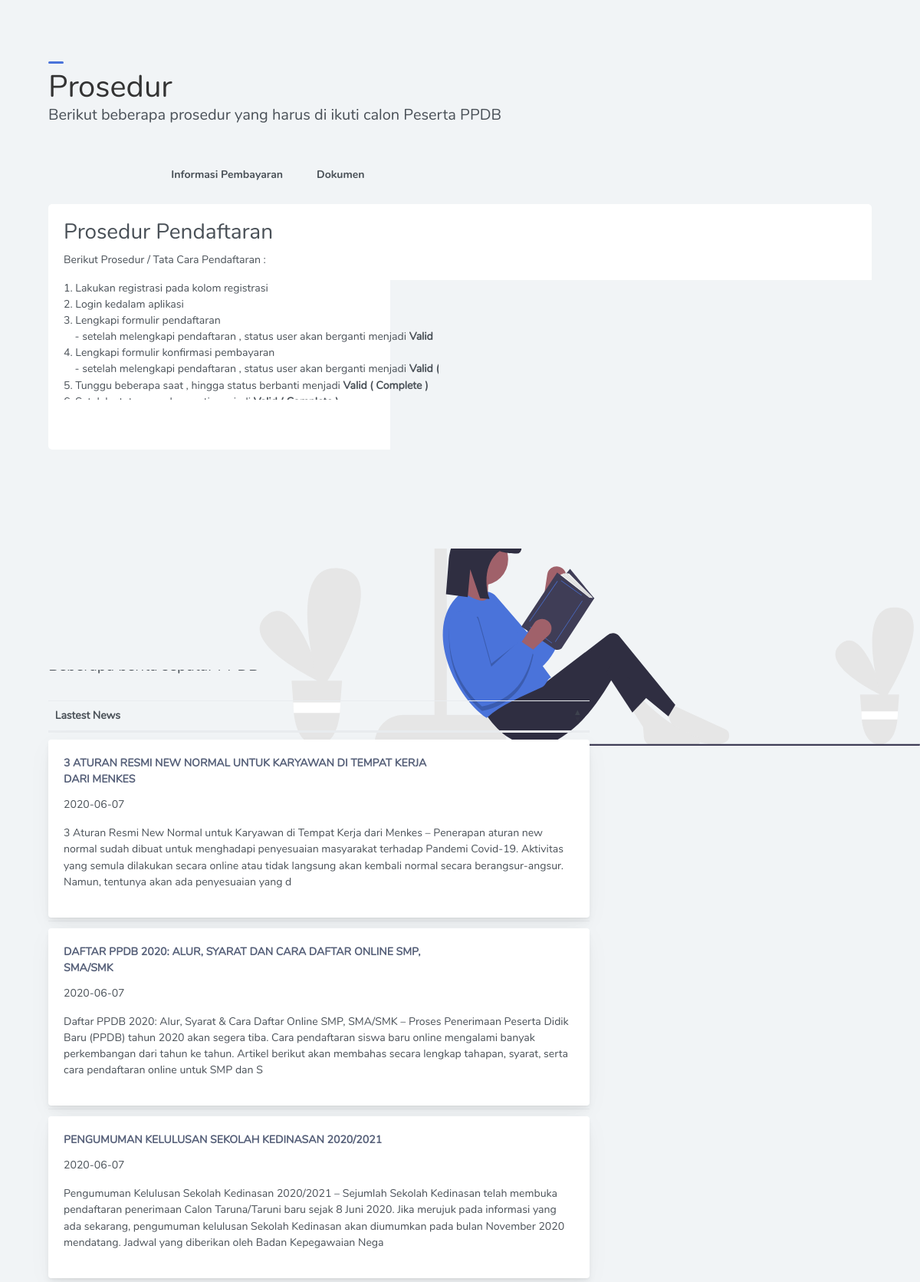
Before: / (middle part) with the older database file.
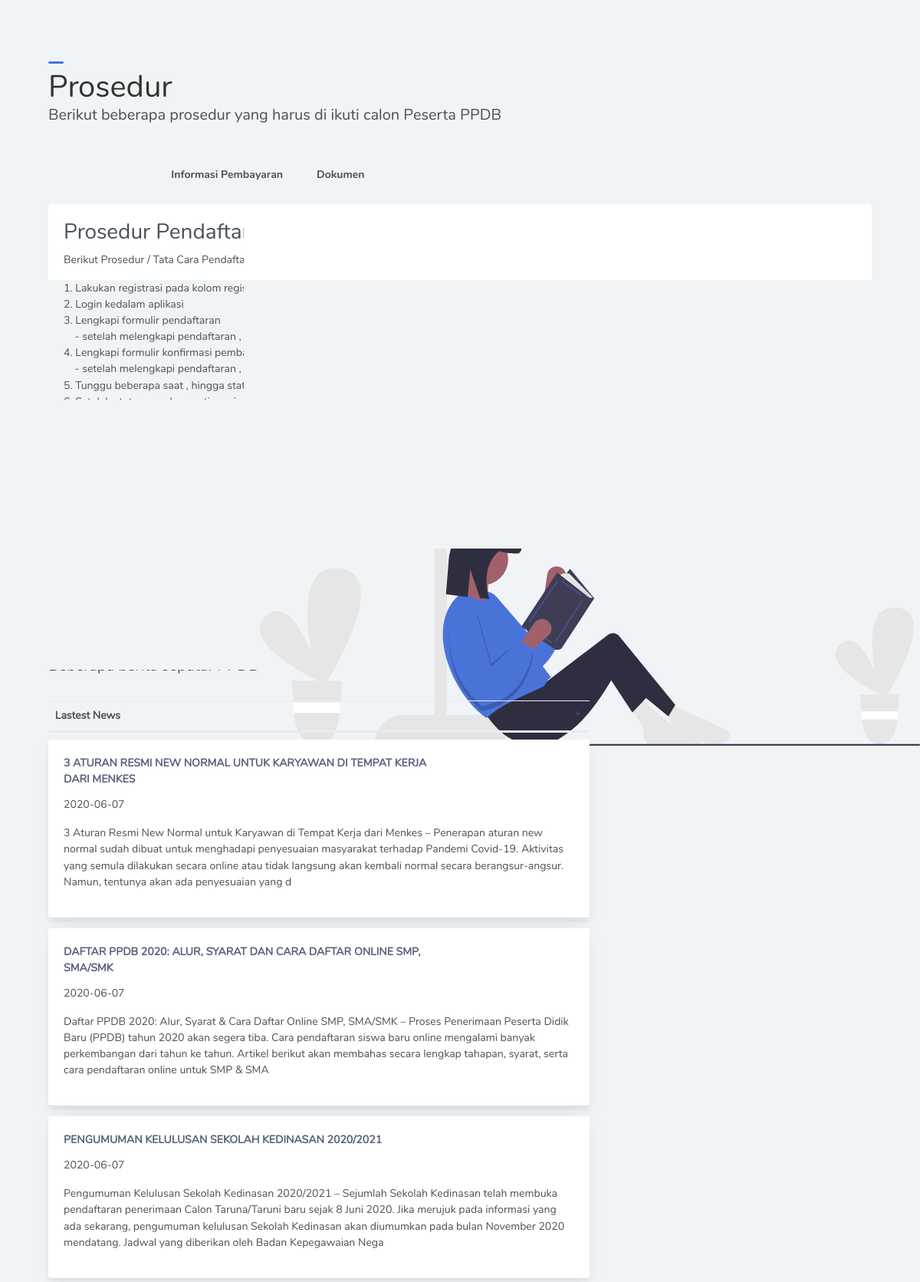
After: the same page with the newer database file.
### tables this page shows
CREATE TABLE `_info` (
  `id_info` int(1) NOT NULL,
  `cara_mendaftar` text NOT NULL,
  `dokumen` text NOT NULL,
  `info_pembayaran` text NOT NULL,
  `welcome_msg` text NOT NULL
);

CREATE TABLE `_berita` (
  `id_berita` int(10) NOT NULL,
  `judul_berita` varchar(150) NOT NULL,
  `isi_berita` text NOT NULL,
  `tgl_berita` date NOT NULL,
  `status` varchar(15) NOT NULL
);

### application/controllers/Cntlr_frontend.php (called while the page is built, shortened)
<?php
class Cntlr_frontend extends CI_Controller
{
	function __construct()
	{
		$this->load->helper('url_helper');
		$this->load->helper('array');
		$this->load->model('model_gelombang');
		$this->load->model('model_berita');
		$this->load->model('model_jurusan');
	}
	public function index()
	{
		$data['getBerita']= $this->model_berita->showAll();
		$data['logo']= $this->model_sekolah->getAll();
		$data['getGelStatus']= $this->model_gelombang->getStatusAktif();
		$data['num_row'] = count($data['getGelStatus'] );
		$data['infoPendaftaran']= $this->model_infopendaftaran->getAll();
		$data['getJurusan']= $this->model_jurusan->getJurusanAktif();
		$data['title'] = 'Selamat Datang PMB Online';
		$this->load->view('frontend/master', $data);
	}
}

### index.php (called while the page is built, shortened)
<?php
require_once BASEPATH.'core/CodeIgniter.php';

### application/models/Model_infopendaftaran.php (called while the page is built, shortened)
<?php
class Model_infopendaftaran extends CI_Model
{
    public function getAll()
    {
        return $this->db->get('_info')->row_array();
    }
}

### application/models/Model_berita.php (called while the page is built, shortened)
<?php
class Model_berita extends CI_Model
{
    public function showAll()
    {
        $this->db->select('*');
		$this->db->from('_berita');
		$query=$this->db->get();
	    return $query->result_array();
    }
}

### application/views/frontend/sections/section_berita.php (the view)
<section class="row section section3" id="section3" data-anchor="berita">
    <div class="container-fluid section-main ml-md-5 mr-md-5 mt-md-5">
        <div class="section-header">
            <div class="row">
                <div class="col-md-12">
                    <div class="page-title">
                        <h1>Berita</h1>
                    </div>
                    <div class="page-sub-title">
                        <p class="lead">Beberapa berita seputar PPDB</p>
                    </div>
                </div>
            </div>
        </div>
        <div class="section-content section-prosedur mt-2 mb-5">
            <div class="row mb-2">
                <div class="col-md-8">
                    <table id="beritaTable" class="table" border="0">
                        <thead>
                            <tr>
                                <th> Lastest News </th>
                            </tr>
                        </thead>
                        <tbody>
                            <?php foreach ($getBerita as $gb) : ?>
                                <tr>
                                    <td class="m-0 pb-1 pl-0 pr-0">
                                        <div class="card">
                                            <div class="card-body">
                                                <div class="card-title row">
                                                    <div class="col-md-9">
                                                        <?= $gb['judul_berita'] ?>
                                                    </div>
                                                    <div class="col"></div>
                                                </div>
                                                <div class="pt-0"><?= $gb['tgl_berita'] ?></div>
                                                <div class="pt-3">
                                                    <?php
                                                    echo substr($gb['isi_berita'], 0, 350);
                                                    ?>
                                                </div>
                                            </div>
                                        </div>
                                    </td>
                                </tr>
                            <?php endforeach; ?>
                        </tbody>
                    </table>
                </div>
            </div>
        </div>
    </div>
</section>

### application/views/frontend/master.php (shortened to what this page needs)
<!doctype html>
<html lang="en">
<head>
    <link rel="stylesheet" type="text/css" href="<?php echo base_url() . 'assets/css/main.css'; ?>">
    <link rel="stylesheet" type="text/css" href="<?php echo base_url() . 'assets/css/custom-main.css'; ?>">
    <link rel="stylesheet" type="text/css" href="<?php echo base_url() . 'assets/css/custom-webapp.css'; ?>">
    <link rel="stylesheet" type="text/css" href="<?php echo base_url() . 'assets/css/custom-fonts.css'; ?>">
    <link rel="stylesheet" type="text/css" href="<?php echo base_url() . 'vendor/components/font-awesome/css/all.css'; ?>">
    <link rel="stylesheet" type="text/css" href="<?php echo base_url() . 'assets/modules/pe-icon-7-stroke/css/pe-icon.css'; ?>">
    <link rel="stylesheet" type="text/css" href="<?php echo base_url() . 'assets/modules/pe-icon-7-stroke/css/pe-icon-helper.css'; ?>">
    <link rel="stylesheet" type="text/css" href="<?php echo base_url() . 'vendor/datatables/datatables/media/css/dataTables.bootstrap4.min.css'; ?>">
</head>
<body>
    <div class="app-container app-theme-white body-tabs-shadow fixed-sidebar fixed-header">
        <?php $this->load->view('frontend/partials/navbar'); ?>
        <div class="app-main" >
        <?php $this->load->view('frontend/partials/sidebar'); ?>
            <div class="container-fluid wrapper">
                <?php $this->load->view('frontend/sections/section_home'); ?>
                <?php $this->load->view('frontend/sections/section_prosedur'); ?>
                <?php $this->load->view('frontend/sections/section_berita'); ?>
            </div>
        </div>
    </div>
</body>
</html>

### application/views/frontend/sections/section_prosedur.php (shortened to what this page needs)
<section class="row section section2" id="section2" data-anchor="prosedur">
    <div class="container-fluid section-main ml-md-5 mr-md-5">
        <div class="section-header">
            <div class="row">
                <div class="col-md-12">
                    <div class="page-title">
                        <h1>Prosedur</h1>
                    </div>
                    <div class="page-sub-title">
                        <p class="lead">Berikut beberapa prosedur yang harus di ikuti calon Peserta PPDB</p>
                    </div>
                </div>
            </div>
        </div>
        <div class="section-content section-prosedur mt-2 mb-5" id="section-prosedur">
            <ul class="body-tabs body-tabs-layout tabs-animated body-tabs-animated nav">
                <li class="nav-item">
                    <a role="tab" class="nav-link active" id="tab-0" data-toggle="tab" href="#tab-content-0">
                        <span>Cara Mendaftar</span>
                    </a>
                </li>
                <li class="nav-item">
                    <a role="tab" class="nav-link" id="tab-1" data-toggle="tab" href="#tab-content-1">
                        <span>Informasi Pembayaran</span>
                    </a>
                </li>
                <li class="nav-item">
                    <a role="tab" class="nav-link" id="tab-2" data-toggle="tab" href="#tab-content-2">
                        <span>Dokumen</span>
                    </a>
                </li>
            </ul>
            <div class="tab-content">
                <div class="tab-pane tabs-animation fade show active" id="tab-content-0" role="tabpanel">
                    <div class="row">
                        <div class="col-md-12">
                            <div class="card card-prosedur">
                                <div class="card-body">
                                    <?= $infoPendaftaran['cara_mendaftar']; ?>
                                </div>
                            </div>
                        </div>
                    </div>
                </div>
            </div>
            <div class="row mt-5 text-center">
                <div class="col"></div>
                <div class="col-md-4">
                    <button class="btn btn-info openProsedur"><i class="fa fa-eye mr-2"></i> Selengkapnya </button>
                </div>
                <div class="col"></div>
            </div>
        </div>
    </div>
</section>

### assets/css/custom-main.css (style rules this page uses)
html,* { font-family:'Nunito Regular'; }
.btn { font-family:'Nunito Bold'; }
.page-title { color: #333333; }
.page-sub-title { margin-top:-10px !important; }

### assets/css/custom-webapp.css (style rules this page uses)
* { scrollbar-width: thin; }
.wrapper { margin: 0 auto; position: absolute; top:0; }
.section .section-main { margin-top:70px !important; }
.section .section-header .page-title::before { content:""; width: 20px; height: 3px; background-color: #4A73DA; position: relative; display: inline-block; border-radius:50px; margin-right:5px; }
.section2 { background-color: #F1F4F6; }
.section2 .section-prosedur .card-prosedur { box-shadow: none; border-radius:5px; }
.section2 .section-prosedur .card-prosedur .card-body { height:40vh; max-height: 50vh; overflow-y: scroll; }
.section2 .body-tabs .nav-item .nav-link span { font-family: 'Nunito Bold' !important; }
.section3 { background: #F1F4F6 url(../images/components/reading.svg) no-repeat right fixed; }

Changed rows visible on the page:
computed for _info: cara_mendaftar "…user akan berganti menjadi Valid 4. Lengkapi formulir konfirmasi pembayaran - setelah melengkapi pendaftaran , status user akan berganti menjadi Valid ( Waiting ) 5. Tunggu beberapa saat , hingga status berbanti menjadi Valid ( Complete ) 6. Setelah status user berganti menjadi Valid ( Complete )" → "…user akan berganti menjadi 4. Lengkapi formulir konfirmasi pembayaran - setelah melengkapi pendaftaran , status user akan berganti menjadi 5. Tunggu beberapa saat , hingga status berbanti menjadi 6. Setelah status user berganti menjadi"
changed _berita: isi_berita "…pendaftaran online untuk SMP dan S" → "…pendaftaran online untuk SMP & SMA"
